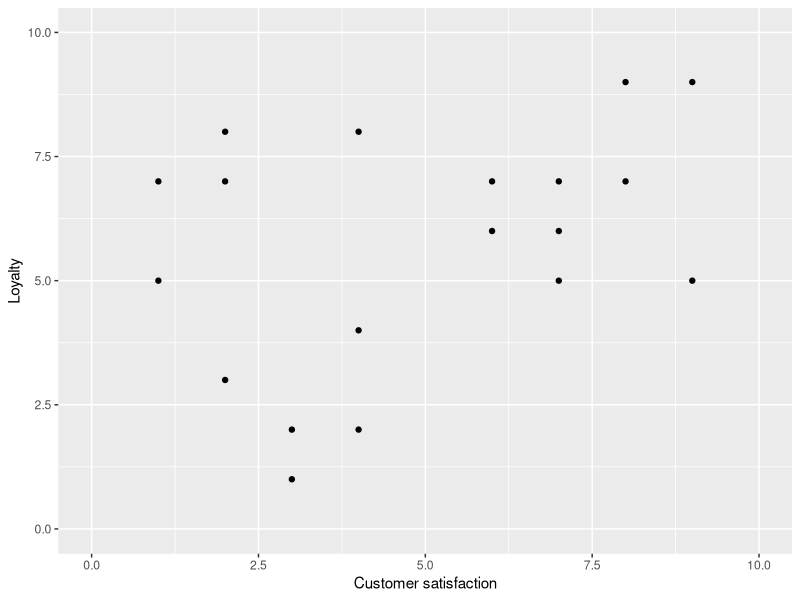
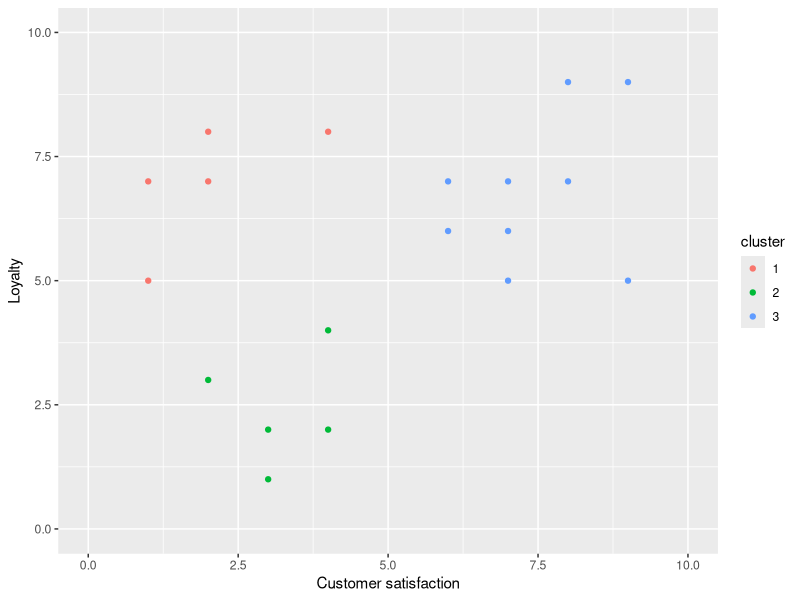

Generate these figures, in order, with R:
## ---- chunk 1
library(tidyverse)
library(knitr)
library(kableExtra)
data <- tibble(loyalty = c(7, 5, 8, 7, 3, 1, 8, 4, 2, 7, 6, 7, 6, 5, 9, 7, 9, 5, 2),
               csat = c(1, 1, 2, 2, 2, 3, 4, 4, 4, 6, 6, 7, 7, 7, 8, 8, 9, 9, 3),
               cluster = c("1",
                           "1",
                           "1",
                           "1",
                           "2",
                           "2",
                           "1",
                           "2",
                           "2",
                           "3",
                           "3",
                           "3",
                           "3",
                           "3",
                           "3",
                           "3",
                           "3",
                           "3", 
                           "2"))
## ---- chunk 2
base <- ggplot(data, aes(y = loyalty, x = csat)) +
  geom_point() +
  xlab("Customer satisfaction") +
  ylab("Loyalty") +
  xlim(c(0, 10)) +
  ylim(c(0, 10))

base
## ---- chunk 3
ggplot(data, aes(y = loyalty, x = csat, color = cluster)) +
  geom_point() +
  xlab("Customer satisfaction") +
  ylab("Loyalty") +
  xlim(c(0, 10)) +
  ylim(c(0, 10))
